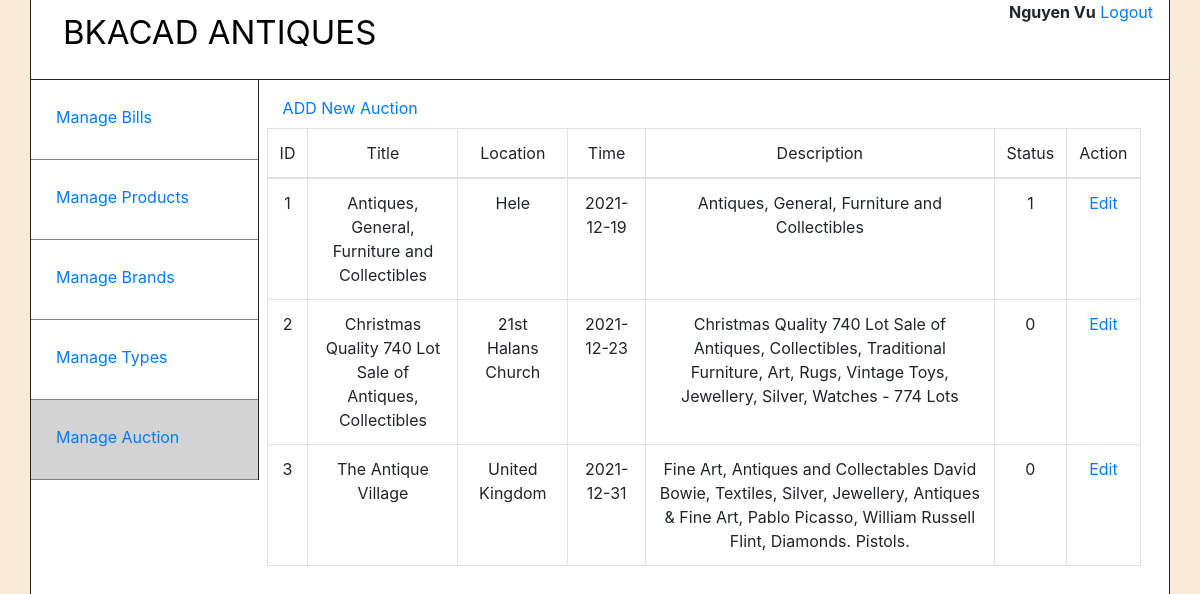
The app's page /admin/home_auction.php (signed in) with its own data.
### tables this page shows
CREATE TABLE `auction` (
  `id` int(11) NOT NULL,
  `title` varchar(200) NOT NULL,
  `location` varchar(200) NOT NULL,
  `time` date NOT NULL,
  `description` varchar(200) NOT NULL,
  `status` tinyint(1) NOT NULL
);

### admin/home_auction.php (the view, shortened to what this page needs)
<!DOCTYPE html>
<html>
<head>
	<link rel="stylesheet" href="https://maxcdn.bootstrapcdn.com/bootstrap/4.5.2/css/bootstrap.min.css"  >
	<link href=https://cdnjs.cloudflare.com/ajax/libs/datatables/1.10.20/css/dataTables.bootstrap4.min.css rel=stylesheet>
</head>
<body>
	<div class="container">
		<div id="header">
			<a href="home.php" style="float: left;font-size: 33px;color: black;" class="nav-link">BKACAD ANTIQUES</a>
			<div id="account" style="float: right;">
				<strong> <?php echo $_SESSION['admins']['name']; ?></strong>
				<a href="logout.php">Logout</a>
			</div>
		</div>
		<div id="menu">
			<a class="nav-link menuItem" href="home_invoice.php">Manage Bills</a>
			<a class="nav-link menuItem" href="home_product.php">Manage Products</a>
			<a class="nav-link menuItem" href="home_brand.php">Manage Brands</a>
			<a class="nav-link menuItem" href="home_types.php">Manage Types</a>
			<a style="background-color: lightgrey" class="nav-link menuItem" href="home_auction.php">Manage Auction</a>
		</div>
		<div id="content">
			<a class="nav-link" href="add_auction.php"> ADD New Auction</a>
			<table id ='myTable' class="table table-bordered" style="text-align: center;">
				<thead>
					<tr>
						<td style="width: 20px">ID</td>
						<td style="width: 150px">Title</td>
						<td>Location</td>
						<td>Time</td>
						<td>Description</td>
						<td>Status</td>
						<td>Action</td>
					</tr>
				</thead>
				<?php
					require_once("connect.php");
					$sql = "SELECT * FROM auction";
					$result = mysqli_query($conn,$sql);
					if($result == false){
						die("ERROR".mysqli_error($conn));
					}
					else{
						if(mysqli_num_rows($result)>0){
							while ($row = mysqli_fetch_assoc($result)){
								echo "<tr>";
									echo "<td>".$row['id']."</td>";
									echo "<td>".$row['title']."</td>";
									echo "<td>".$row['location']."</td>";
									echo "<td>".$row['time']."</td>";
									echo "<td>".$row['description']."</td>";
									echo "<td>".$row['status']."</td>";
									echo "<td>";
										$id_auction = $row['id'];
										echo "<a href = 'edit_auction.php?id=$id_auction'>Edit</a>";
									echo "</td>";
								echo "</tr>";
							}
						}
					}
				?>
			</table>
		</div>
	</div>
</body>
</html>

### admin/home_auction.php (style rules this page uses)
* { margin:0; padding: 0; box-sizing: border-box; }
body { background-color: antiquewhite; }
.container { background-color: white; height: 100vh; padding: 0; overflow: auto; border-right: 1px solid; border-bottom: 1px solid; border-left: 1px solid ; margin-bottom: 5px; }
#header { height: 10vh; padding-left: 16px; padding-right: 16px; border-bottom: 1px solid; }
#menu { width: 20%; height: auto; float: left; border-right: 1px solid; }
.menuItem { height: 80px; vertical-align: middle; padding:25px; display: block; border-bottom: 1px solid grey; }
#content { width: 890px; height: 90vh; float: left; padding: 8px; }

### records on screen
auction: id "1", title "Antiques, General, Furniture and Collectibles", location "Hele", time "2021-12-19", description "Antiques, General, Furniture and Collectibles", status "1"
auction: id "2", title "Christmas Quality 740 Lot Sale of Antiques, Collectibles", location "21st Halans Church", time "2021-12-23", description "Christmas Quality 740 Lot Sale of Antiques, Collectibles, Traditional Furniture, Art, Rugs, Vintage Toys, Jewellery, Silver, Watches - 774 Lots", status "0"
auction: id "3", title "The Antique Village", location "United Kingdom", time "2021-12-31", description "Fine Art, Antiques and Collectables David Bowie, Textiles, Silver, Jewellery, Antiques & Fine Art, Pablo Picasso, William Russell Flint, Diamonds. Pistols.", status "0"

### other values on screen
$_SESSION['admins']['name'] "Nguyen Vu"
